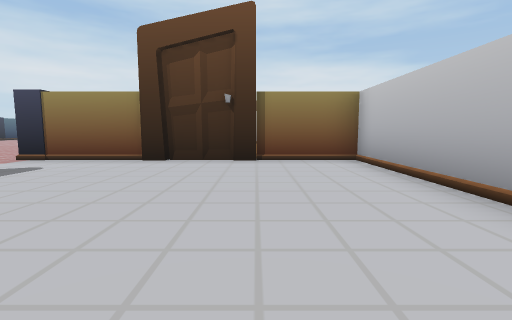
[1] (above)

24 first-person views from a walk through a Unity game level. The camera is 1.3 m above the floor, tilts 6° down and sees 85° across. The floor is counted in squares, 2 m on a side. Each view is taken from the middle of a square. On the plan, view 1 faces up. The plan holds only what a view shows up to about 9 squares ahead; the rest is blank. The place goes on beyond the plan.

[2]
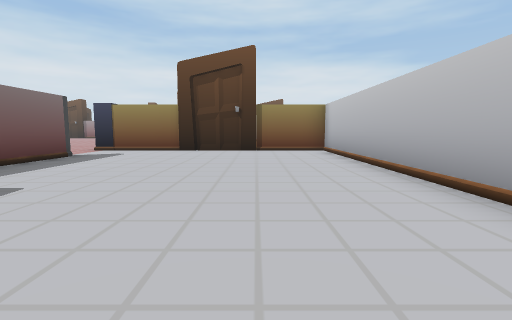

[3]
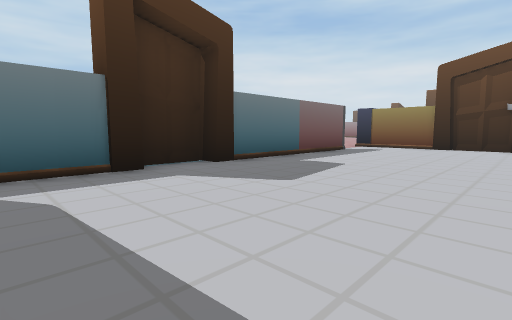

[4]
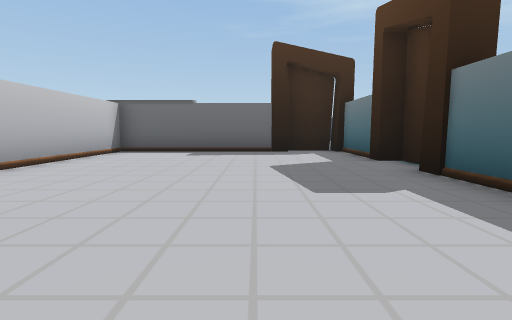

[5]
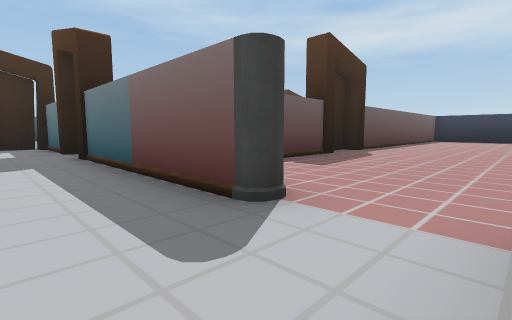

[6]
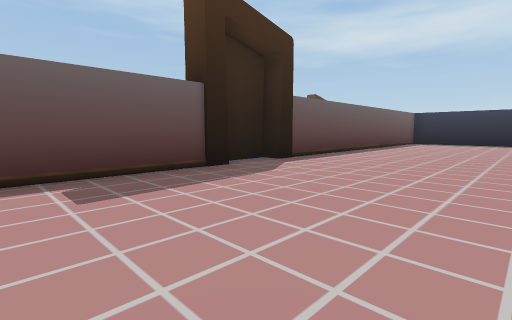

[7]
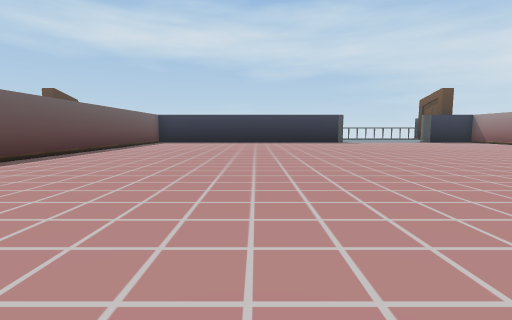

[8]
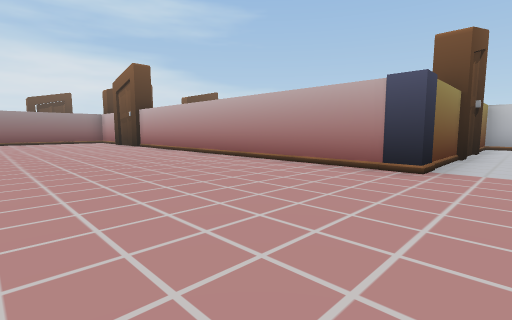

[9]
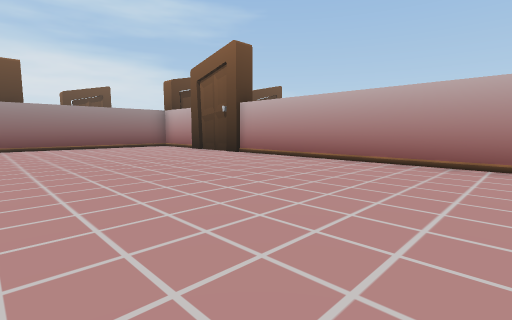

[10]
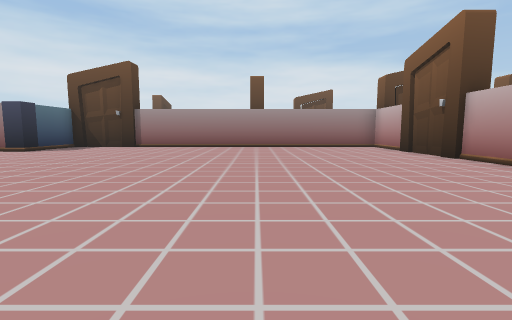

[11]
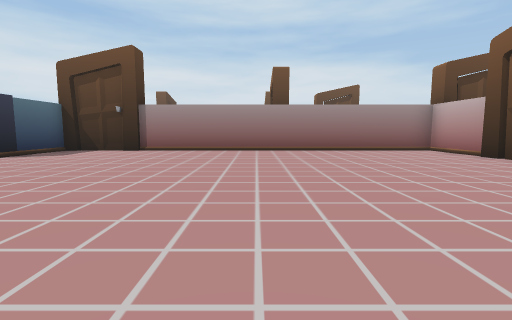

[12]
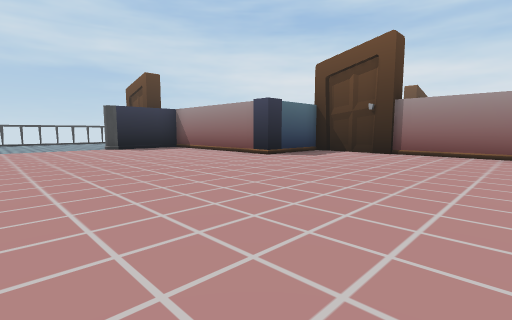

[13]
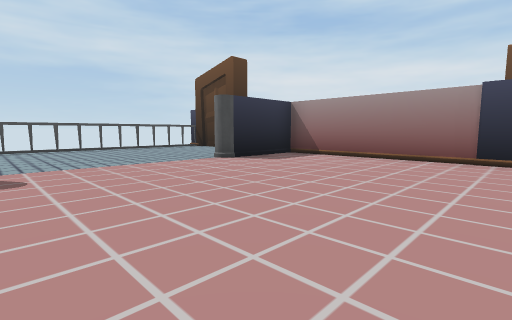

[14]
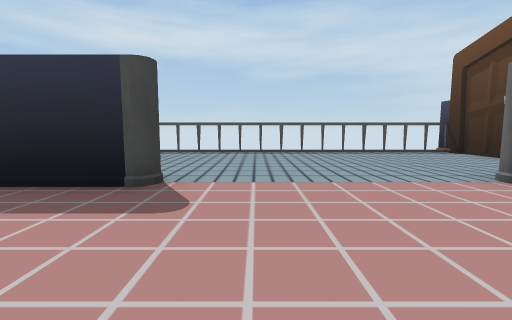

[15]
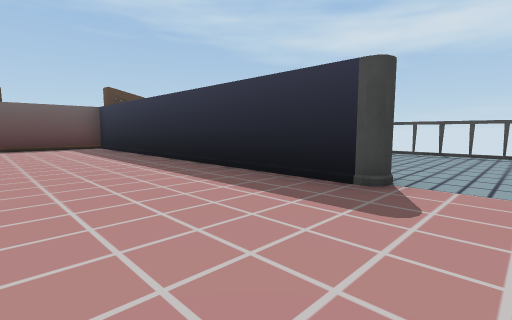

[16]
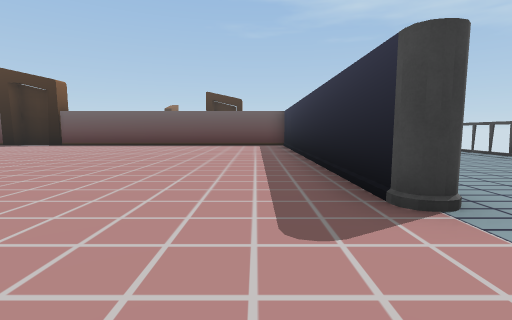

[17]
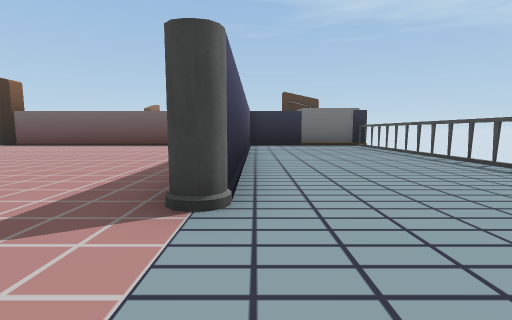

[18]
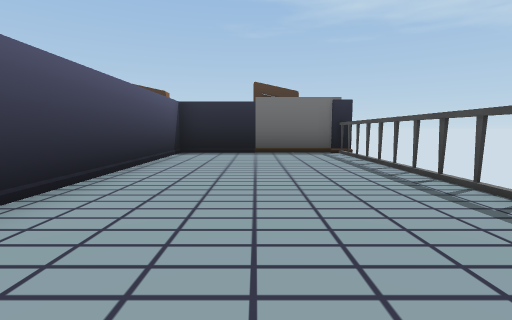

[19]
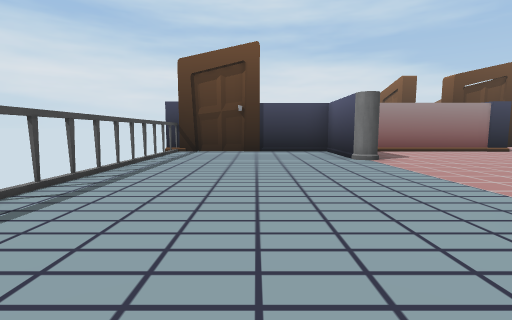

[20]
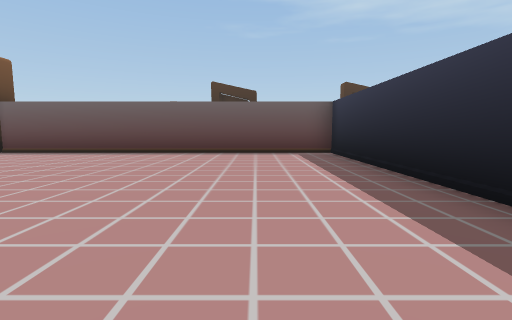

[21]
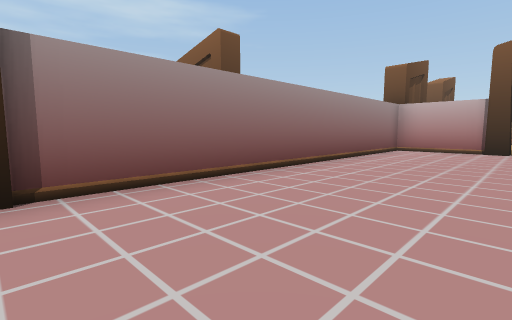

[22]
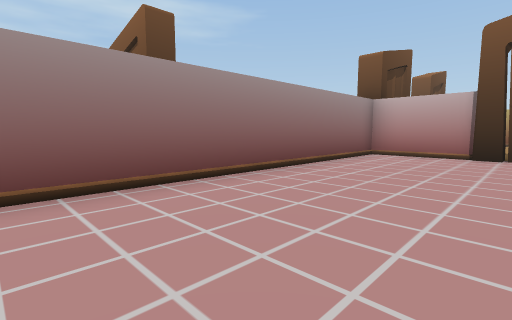

[23]
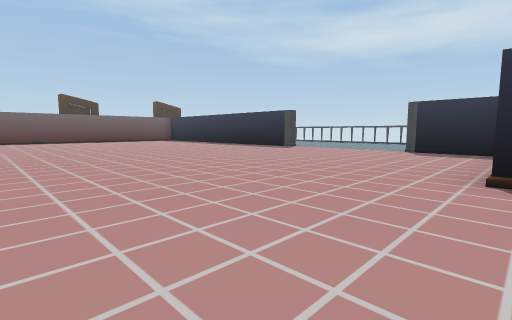

[24]
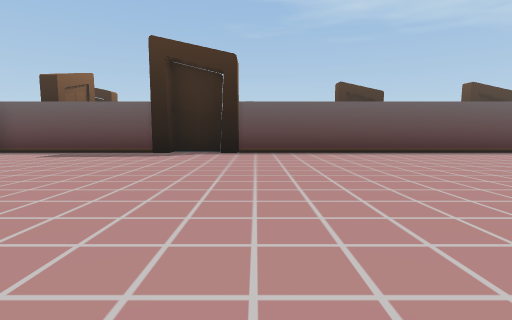

### Floor plan
Key: @ floor where view 1 was taken; # wall or solid block; . floor; / step, stairs or slope; O other object.
Columns run from 28 left of view 1 to 3 right of it. Each row starts with its distance up from view 1.
 22              ###########
 21            O...........#O
 20           #............#
 19 OOO########O...........#
 18 O.....#................O
 17 O.....#................O
 16 O......................#
 15 O......................#
 14 O......................#
 13 O......................#
 12 O......................#
 11 O..../#................#
 10 O..../#................#
  9 O..../#................#
  8 O..../#................#
  7 O..../#................#### ####
  6 O..../#................O..O....#
  5 O..../#......................./#
  4 O..../#................#....../#
  3 O..../#................#....../#
  2 O.....#................#....../#
  1  OOO############OO######....../#
  0                        #....@./#
 -1                        #....../#
 -2                        O....../#
 -3                        #....../#
 -4                        #....../#
 -5                        #....../#
 -6                        #.O#####O

Where each view was taken, in squares from view 1:
view 1: 0 up, 0 right, facing up
view 2: 3 down, 0 right, facing up
view 3: 5 down, 0 right, facing up-left
view 4: 3 up, 2 left, facing down
view 5: 6 up, 3 left, facing down-left
view 6: 6 up, 7 left, facing down-left
view 7: 7 up, 7 left, facing left
view 8: 5 up, 10 left, facing up-right
view 9: 10 up, 11 left, facing up-right
view 10: 10 up, 10 left, facing up
view 11: 12 up, 11 left, facing up
view 12: 13 up, 12 left, facing up-left
view 13: 12 up, 17 left, facing up-left
view 14: 13 up, 19 left, facing left
view 15: 13 up, 19 left, facing down-left
view 16: 14 up, 21 left, facing down
view 17: 14 up, 23 left, facing down
view 18: 10 up, 25 left, facing down
view 19: 10 up, 25 left, facing up
view 20: 10 up, 20 left, facing down
view 21: 18 up, 15 left, facing up-right
view 22: 18 up, 13 left, facing up-right
view 23: 19 up, 13 left, facing down-left
view 24: 10 up, 13 left, facing down
